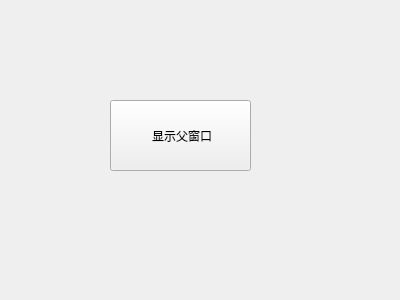
<?xml version="1.0" encoding="UTF-8"?>
<ui version="4.0">
 <class>Form</class>
 <widget class="QWidget" name="Form">
  <property name="geometry">
   <rect>
    <x>0</x>
    <y>0</y>
    <width>400</width>
    <height>300</height>
   </rect>
  </property>
  <property name="windowTitle">
   <string>Form</string>
  </property>
  <widget class="QPushButton" name="pushButton">
   <property name="geometry">
    <rect>
     <x>110</x>
     <y>100</y>
     <width>141</width>
     <height>71</height>
    </rect>
   </property>
   <property name="text">
    <string> 显示父窗口</string>
   </property>
  </widget>
 </widget>
 <resources/>
 <connections/>
</ui>
